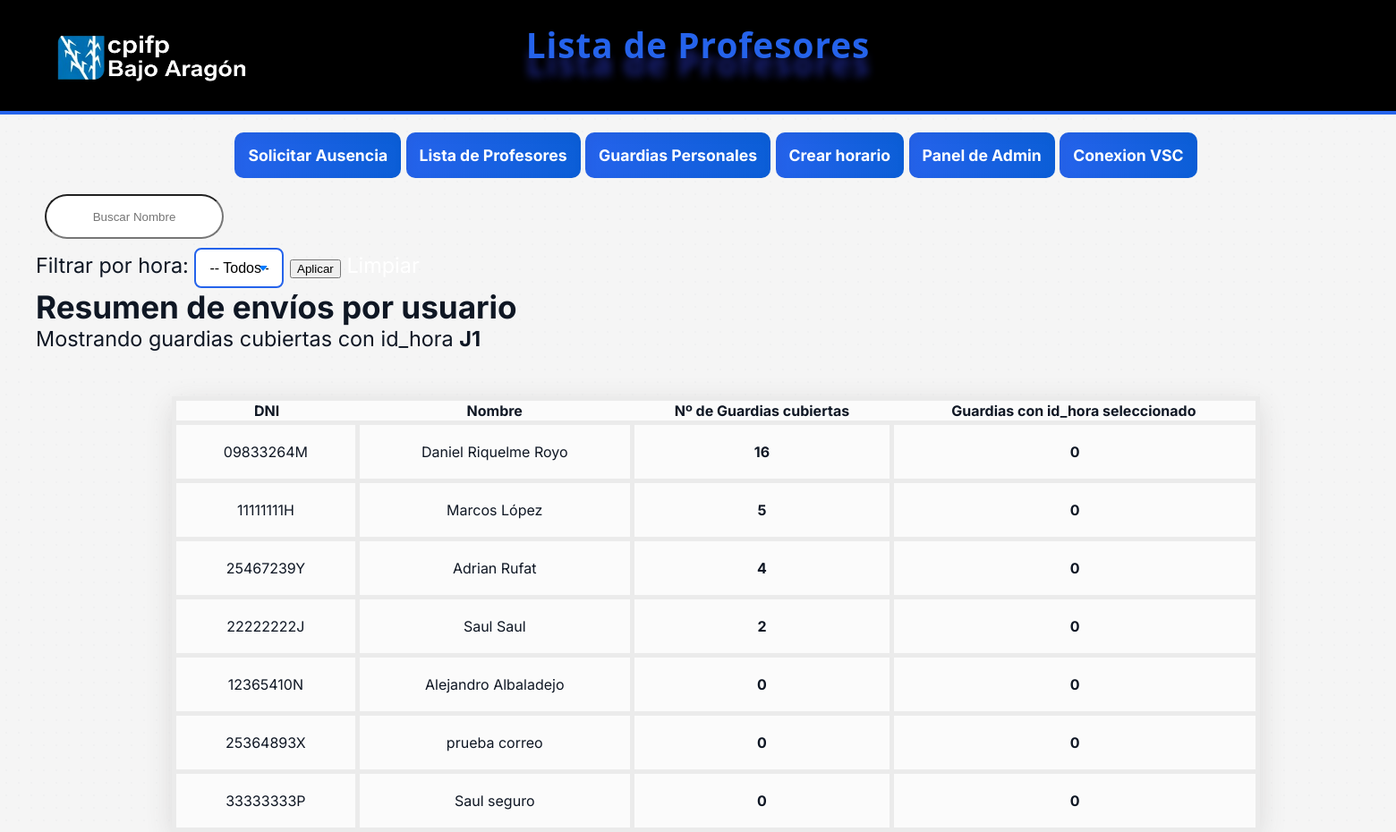
Page /listaphp.php?id_hora=J1 (signed in) on the committed database.
### tables this page shows
CREATE TABLE `usuario` (
  `dni` varchar(10) NOT NULL,
  `nombre` varchar(255) NOT NULL,
  `apellido` varchar(255) NOT NULL,
  `contrasena` varchar(10000) NOT NULL DEFAULT 'prueba',
  `rol` varchar(50) NOT NULL,
  `gmail` varchar(255) NOT NULL,
  `familia` varchar(100) NOT NULL
);

### listaphp.php (the view, shortened to what this page needs)
<?php
$conexion = mysqli_connect("localhost","cyberbuild","Admin1234","faltas");
$conexion->set_charset('utf8mb4');
$selectedIdHora = isset($_GET['id_hora']) ? $_GET['id_hora'] : '';
$idHoraEscaped = mysqli_real_escape_string($conexion, $selectedIdHora);
$sql = "SELECT u.dni AS dni, u.nombre, u.apellido,
--  total de ausencias donde el usuario es cubridor
    (SELECT COUNT(*) FROM ausencia a
        WHERE a.dni_usuario_cubridor = u.dni
    ) AS contador_cubridor,
 -- de esas, las que coinciden con la hora seleccionada
    (SELECT COUNT(*) FROM ausencia a
        JOIN horario h ON a.id_horario = h.id_horario
        WHERE a.dni_usuario_cubridor = u.dni
        AND h.id_hora = '$idHoraEscaped'
    ) AS contador_hora
FROM usuario u";
if ($selectedIdHora !== '') {
    $sql .= " ORDER BY contador_hora DESC, contador_cubridor DESC";
} else {
    $sql .= " ORDER BY contador_cubridor DESC";
}
?>
<html lang="en">
<head>
    <link rel="stylesheet" href="css.css">
</head>
<body>
<body>
    <header>
        <h1>Lista de Profesores</h1>
        <a href="main.php">
        <img id="cpifp" src="media/logo_cpifp.png">
        </a>
    </header>
        <?php include "navpub.php"; ?>
    <main>
    <main>
            <input type="text" id="busqueda" placeholder="Buscar Nombre">
        <form method="get" id="horaForm">
            <label for="id_hora">Filtrar por hora:</label>
            <select name="id_hora" id="id_hora">
                <option value="">-- Todos --</option>
            </select>
            <button type="submit">Aplicar</button>
            <?php if ($selectedIdHora !== ''): ?>
                <a href="listaphp.php">Limpiar</a>
            <?php endif; ?>
        </form>
        <h2>Resumen de envíos por usuario</h2>
        <?php if ($selectedIdHora !== ''): ?>
            <p>Mostrando guardias cubiertas con id_hora <strong><?= htmlspecialchars($selectedIdHora) ?></strong></p>
        <?php endif; ?>
        <table id="tabla">
            <tr>
                <th>DNI</th>
                <th>Nombre</th>
                <th>Nº de Guardias cubiertas</th>
                <th>Guardias con id_hora seleccionado</th>
            </tr>
            <?php
            $resultado = $conexion->query($sql);
            if ($resultado && $resultado->num_rows > 0) {
                while ($row = $resultado->fetch_assoc()) {
                    echo '<tr>';
                    echo '<td>' . htmlspecialchars($row['dni']) . '</td>';
                    echo '<td>' . htmlspecialchars($row['nombre']) . ' ' . htmlspecialchars($row['apellido']) . '</td>';
                    echo '<td><strong>' . (int)$row['contador_cubridor'] . '</strong></td>';
                    echo '<td><strong>' . (int)$row['contador_hora'] . '</strong></td>';
                    echo '</tr>';
                }
            } else {
                echo '<tr><td colspan="5">No hay datos disponibles</td></tr>';
            }
            ?>
        </table>
    </main>
    <footer>
    </footer>
</body>
</html>

### css.css (style rules this page uses)
* { margin: 0; box-sizing: border-box; }
body { font-family: 'Inter', system-ui, -apple-system, 'Segoe UI', Roboto, 'Helvetica Neue', Arial, sans-serif; font-size: 16px; background-color: #f5f5f5; background-image: radial-gradient(rgba(20,33,61,0.02) 1px, transparent 1px); background-size: 14px 14px; color: #0f1724; -webkit-font-smoothing: antialiased; -moz-osx-font-smoothing: grayscale; }
table { margin: auto; margin-top: 50px; border-collapse: collapse; border: 5px solid rgb(235, 235, 235); width: 80%; background-color: rgba(255,255,255,0.6); backdrop-filter: blur(6px) saturate(120%); box-shadow: 0 8px 30px rgb(218, 217, 217); border-radius: 10px; }
tr, td { border: 5px solid rgb(235, 235, 235); text-align: center; padding: 20px; border-radius: 10px; }
footer { background: transparent; text-align: center; color: #6b7280; padding: 1rem 0 2rem 0; font-size: 0.9rem; }
html, main, body { padding-bottom: 80px; height: 100%; font-size: 1.1em; }
main { padding-left: 20px; }
a { text-decoration: none; color: #fff; }
#busqueda { height: 50px; margin: 10px; border-radius: 200px; text-align: center; width: 200px; }
select { width: 100px; padding: 12px 15px; font-size: 16px; border: 2px solid #ced4da; border-radius: 8px; background-color: white; cursor: pointer; appearance: none; background-repeat: no-repeat; background-position: right 15px center; border: 2px solid #2563eb; }
header { background-color: #000; color: #2563eb; padding: 24px 20px; text-shadow: 0 20px 10px #1a237e; text-align: center; font-family: 'Segoe UI'; letter-spacing: 1px; border-bottom: 4px solid #2563eb; }
#cpifp { width: 300px; height: 280px; margin-right: 1400px; padding: 20px; margin-top: -150px; margin-bottom: -106px; }

### rows in the picture
usuario: dni "09833264M", nombre "Daniel", apellido "Riquelme Royo", contador_cubridor "16", contador_hora "0"
usuario: dni "11111111H", nombre "Marcos", apellido "López", contador_cubridor "5", contador_hora "0"
usuario: dni "25467239Y", nombre "Adrian", apellido "Rufat", contador_cubridor "4", contador_hora "0"
usuario: dni "22222222J", nombre "Saul", apellido "Saul", contador_cubridor "2", contador_hora "0"
usuario: dni "12365410N", nombre "Alejandro", apellido "Albaladejo", contador_cubridor "0", contador_hora "0"
usuario: dni "25364893X", nombre "prueba", apellido "correo", contador_cubridor "0", contador_hora "0"
usuario: dni "33333333P", nombre "Saul", apellido "seguro", contador_cubridor "0", contador_hora "0"

### other values in the picture
$selectedIdHora "J1"
